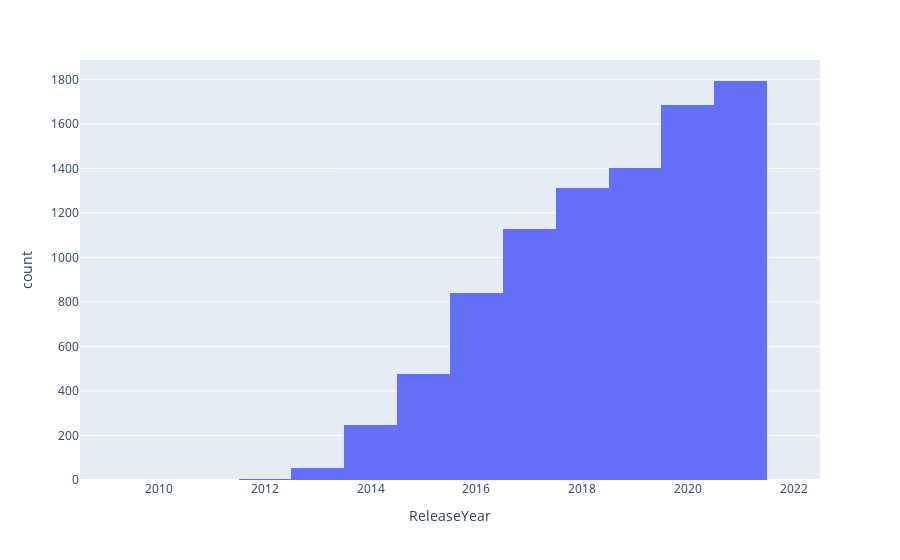

The notebook cell saved with this chart:
### Markdown cell above
### Date analysis

### Code cell
px.histogram(games, x="ReleaseYear")

### Figure 1 — Plotly figure (JSON) as saved in the notebook; plotly's stock layout.template omitted (floating-point values rounded to 4 significant figures; data arrays with more than 128 entries replaced by an {"elided": "..."} marker saying what was removed)
{"data": [{"alignmentgroup": "True", "bingroup": "x", "hovertemplate": "ReleaseYear=%{x}<br>count=%{y}<extra></extra>", "legendgroup": "", "marker": {"color": "#636efa", "pattern": {"shape": ""}}, "name": "", "offsetgroup": "", "orientation": "v", "showlegend": false, "type": "histogram", "x": {"elided": "9686 int values"}, "xaxis": "x", "yaxis": "y"}], "layout": {"barmode": "relative", "legend": {"tracegroupgap": 0}, "margin": {"t": 60}, "xaxis": {"anchor": "y", "domain": [0, 1], "title": {"text": "ReleaseYear"}}, "yaxis": {"anchor": "x", "domain": [0, 1], "title": {"text": "count"}}}}
